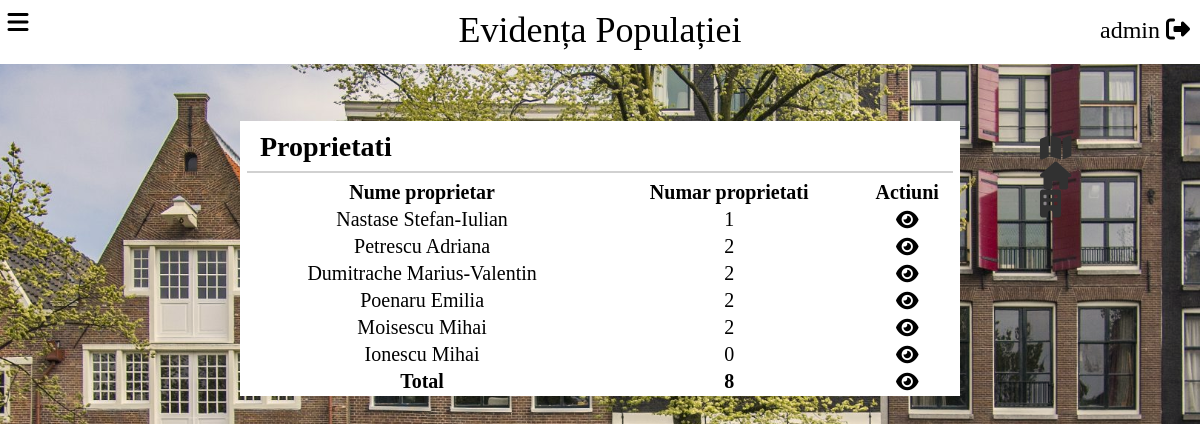
The page /proprietati.php (signed in) on the database its author committed.
### tables this page shows
CREATE TABLE `persoane` (
  `PersoanaID` int NOT NULL AUTO_INCREMENT,
  `Nume` varchar(30) NOT NULL,
  `Prenume` varchar(50) NOT NULL,
  `CNP` char(13) NOT NULL,
  `NumarTelefon` char(10) DEFAULT NULL,
  `Email` varchar(255) DEFAULT NULL,
  `Strada` varchar(50) NOT NULL,
  `Numar` varchar(5) NOT NULL,
  `Apartament` varchar(5) DEFAULT NULL,
  `Bloc` varchar(5) DEFAULT NULL,
  `Sex` char(1) NOT NULL,
  `DataNasterii` date NOT NULL,
  `StareCivila` varchar(20) NOT NULL,
  `ActID` int DEFAULT NULL,
  PRIMARY KEY (`PersoanaID`),
  UNIQUE KEY `IX_Persoane` (`CNP`),
  KEY `FK_Persoane_ActeIdentitate` (`ActID`),
  CONSTRAINT `FK_Persoane_ActeIdentitate` FOREIGN KEY (`ActID`) REFERENCES `acteidentitate` (`ActID`) ON DELETE SET NULL ON UPDATE CASCADE
);

### proprietati.php (the view, shortened to what this page needs)
<?php
require_once "config.php";
$action = 0;
$type = 0;
if ($type == 0)
    $query = "
        select p.PersoanaID, p.Nume, p.Prenume, count(ppr.ProprietateID) AS NumarProprietati
        from persoaneproprietati ppr right join persoane p on ppr.PersoanaID = p.PersoanaID
        group by p.PersoanaID, p.Nume, p.Prenume";
$result = mysqli_query($link, $query);
?>
<html>
    <head>
        <link rel="stylesheet" type="text/css" href="style.css">
    </head>
    <body class="proprietati">
        <?php include "header.php" ?>
        <div class="center">
        <?php if($action == 0) {?>
        <?php if ($type == 0) {?>
        <h2> Proprietati</h2>
        <?php } else if ($type == 1) {?>
        <h2> Terenuri</h2>
        <?php } else if ($type == 2) {?>
        <h2> Case</h2>
        <?php } else if ($type == 3) {?>
        <h2> Apartamente</h2>
        <?php }?>
        <h2 id = "loc-icons">
            <?php if($type == 1) {?>
            <a id = "selected-icon" href="proprietati.php"><i class="fas fa-map"></i></a>
            <a id = "unselected-icon" href="proprietati.php?type=2"><i class="fas fa-home"></i></a>
            <a id = "unselected-icon" href="proprietati.php?type=3"><i class="fas fa-building"></i></a>
            <?php } else if($type == 2) {?>
            <a id = "unselected-icon" href="proprietati.php?type=1"><i class="fas fa-map"></i></a>
            <a id = "selected-icon" href="proprietati.php"><i class="fas fa-home"></i></a>
            <a id = "unselected-icon" href="proprietati.php?type=3"><i class="fas fa-building"></i></a>
            <?php } else if($type == 3) {?>
            <a id = "unselected-icon" href="proprietati.php?type=1"><i class="fas fa-map"></i></a>
            <a id = "unselected-icon" href="proprietati.php?type=2"><i class="fas fa-home"></i></a>
            <a id = "selected-icon" href="proprietati.php"><i class="fas fa-building"></i></a>
            <?php } else {?>
            <a id = "selected-icon" href="proprietati.php?type=1"><i class="fas fa-map"></i></a>
            <a id = "selected-icon" href="proprietati.php?type=2"><i class="fas fa-home"></i></a>
            <a id = "selected-icon" href="proprietati.php?type=3"><i class="fas fa-building"></i></a>
            <?php } ?>
        </h2>
        <div class="horizontal-line"></div>
		<table>
            <tr>
                <th> Nume proprietar </th>
                <th> Numar proprietati </th>
                <th> Actiuni </th>
            </tr>
            <?php if ($result) {
                while($row = mysqli_fetch_array($result)){ ?>
                <tr>
                    <td><?php echo $row['Nume'] . " " . $row['Prenume']; ?> </td>
                    <td><?php echo $row['NumarProprietati']; ?></td>
                    <td>
                    <a href = "proprietati.php?action=view&id=<?php echo $row['PersoanaID'] ?>"><i class="fas fa-eye"></i></a>
                    </td>
                </tr>
            <?php }
            }?>
            <?php
            if ($type == 0)
                $query = "SELECT COUNT(*) AS Total FROM Proprietati";
            if($result = mysqli_query($link, $query)){
                $row = mysqli_fetch_array($result);?>
                <tr>
                        <th>Total</th>
                        <th><?php echo $row['Total']; ?></th>
                        <th>
                        <a href = "proprietati.php?action=view"><i class="fas fa-eye"></i></a>
                        </th>
                    </tr>
                <?php } ?>
        </table>
        <?php }
         ?>
    </div>
    </body>
</html>

### style.css (style rules this page uses)
body, html { margin:0 !important; padding:0 !important; }
a { text-decoration: none; color: black; }
body { background-color: #ffb85b; }
body.proprietati { background-image: url("img/proprietati.jpg"); background-color: rgba(252, 209, 166, 0.3); background-blend-mode: multiply; height: 100%; background-position: center; background-repeat: no-repeat; background-size: cover; }
.center { background-color: rgba(255, 255, 255, 1); margin: auto; top: 10%; height: max-content; width: 60%; position:relative; }
.center h2 { font-family: MontserratMedium; font-size: 28px; top: 10px; left: 20px; position: relative; padding: 0px; }
.center .horizontal-line { height: 2px; width: 98%; margin: auto; top: -5px; position: relative; background-color: rgb(209, 209, 209); }
table { width: 100%; font-size: 20px; position:relative; font-family: MontserratLight; color: black; }
th { font-family: MontserratMedium; }
td { text-align: center; }
::placeholder { color: rgb(190, 190, 190); opacity: 1; }
#loc-icons { color:#313131; position: absolute; top: -10px; left: 800px; }
#selected-icon { color:#313131; }

### rows shown on the page
persoane: Nume "Nastase", Prenume "Stefan-Iulian", NumarProprietati "1"
persoane: Nume "Petrescu", Prenume "Adriana", NumarProprietati "2"
persoane: Nume "Dumitrache", Prenume "Marius-Valentin", NumarProprietati "2"
persoane: Nume "Poenaru", Prenume "Emilia", NumarProprietati "2"
persoane: Nume "Moisescu", Prenume "Mihai", NumarProprietati "2"
persoane: Nume "Ionescu", Prenume "Mihai", NumarProprietati "0"

### other values the page prints
$_SESSION["username"] "admin"
$row['Total'] "8"
